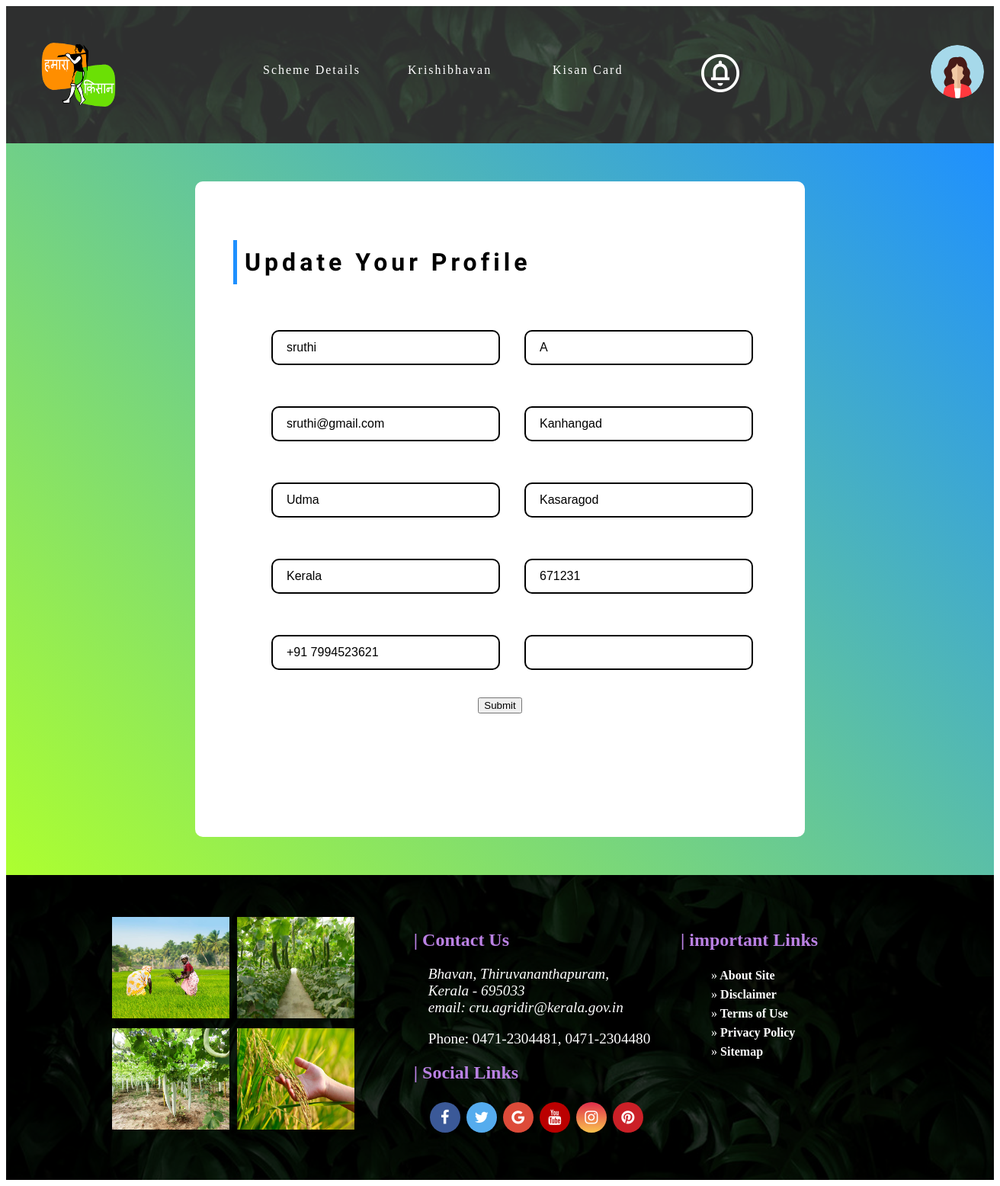
/Profile-Update/ (signed in), run on the app's committed database.
### ACCOUNTS/models.py (models this page shows)
class ADDRESS(models.Model):
    uid = models.CharField(max_length=10)
    image = models.ImageField(null=True, blank=True, upload_to="images/")
    city = models.CharField(max_length=30)
    land_mark = models.CharField(max_length=40)
    district = models.CharField(max_length=30)
    state = models.CharField(max_length=30)
    pin_code = models.DecimalField(decimal_places=0, max_digits=6)
    phone = models.CharField(max_length=14)

### ACCOUNTS/views.py (the view)
# urls.py: path('Profile-Update/', views.profileUpdate, name='update-profile'),
def profileUpdate(request):
    id = request.user.id
    address = ADDRESS.objects.filter(uid=id)
    return render(request, 'profile-update.html', locals())

### Templates/profile-update.html (shortened to what this page needs)
{% extends 'userIndex.html' %}
{% load static %}
{% block content %}
<section class="container-form">
<div class="center">
  <h1>Update Your Profile</h1>
  <form action="{% url 'updateMyProfile' %}" method="POST" >
      {% for i in address %}
     <div class="form-row">
      <div class="form-col">
        <div class="inputbox">
          <input type="text"  name="fname" required="required">
          <span>{{ user.first_name }}</span>
        </div>
        <div class="inputbox">
          <input type="email" name="email" required="required">
          <span>{{ user.email }}</span>
        </div>
        <div class="inputbox">
          <input type="text" name="city" required="required">
          <span>{{ i.city }}</span>
        </div>
        <div class="inputbox">
          <input type="text" name="state" required="required">
          <span>{{ i.state }}</span>
        </div>
        <div class="inputbox">
          <input type="text" name="phone" pattern="[+91]{3} [0-9]{10}" required="required">
          <span>{{ i.phone }}</span>
        </div>
      </div>
      <div class="form-col">
        <div class="inputbox">
          <input type="text" name="lname" required="required">
          <span>{{ user.last_name }}</span>
        </div>
        <div class="inputbox">
          <input type="text" name="lmark" required="required">
          <span>{{ i.land_mark }}</span>
        </div>
        <div class="inputbox">
          <input type="text" name="district" required="required">
          <span>{{ i.district }}</span>
        </div>
        <div class="inputbox">
          <input type="text" name="pin" pattern="[0-9]{6}" required="required">
          <span>{{ i.pin_code }}</span>
        </div>
        <div class="inputbox">
          <input type="text" >
        </div>
      </div>
     </div>
    <div class="inputbox">
      <button type="submit"> Submit</button>
    </div>
      {% endfor %}
  </form>
</div>
</section>
{% endblock %}

### Templates/userIndex.html (shortened to what this page needs)
{% load static %}
<head>
    <link type="text/css" rel="stylesheet" href="{% static 'css/nav.css' %}">
</head>
<nav class="navbar">
    <div class="nav-row">
        <div class="logoImage">
           <a href="{% url 'userHome' %}">
            <img class="logo" src="{% static 'images/kisan.png' %}" alt="">
           </a>
        </div>
        <div class="navlinks">
            <ul>
                <li><a href="{% url 'user_SchemeDetails' %}">Scheme Details</a></li>
                <li><a href="{% url 'User_KrishibhavanList' %}">Krishibhavan</a></li>
                <li><a href="{% url 'KisanCard' %}">Kisan Card</a></li>
                <li><a href="{% url 'User_Notifications' %}">
                    <span class="material-symbols-outlined">
                    </span>
                </a></li>
                <li>
                    <div class="profile" >
                        <button class="dropdown-profile">
                            {% for i in address %}
                            <img class="prof" src="{{ i.image.url }}">
                            {% endfor %}
                        </button>
                    </div>
                </li>
            </ul>
        </div>
    </div>
</nav>
{% block content %}
{% endblock %}
{% include 'footer.html' %}

### static/css/nav.css (style rules this page uses)
.navbar { padding:0; margin:0; width:100%; height:620px; }
.nav-row { width: 100%; height: 180px; background-color: rgba(240, 241, 241, 0.191); display: flex; flex-direction: row; }
.logoImage { width: 10%; height: 150px; margin: 15px 40px; }
.logo { height: 100%; width: 100%; }
.navlinks { width: 65%; height: 130px; margin: 25px 67px; }
.navlinks ul { display: flex; flex-direction: row; list-style: none; margin: 50px 20px; }
.navlinks li { padding-left: 20px; padding-right: 20px; display: block; }
.navlinks a { text-decoration: none; font-size: 16px; color: white; letter-spacing: 2px; display: block; width: 140px; }

### Templates/profile-update.html (style rules this page uses)
.container-form { margin: 0; padding: 0; box-sizing: border-box; display: flex; justify-content: center; align-items: center; height: 120vh; background: linear-gradient(45deg, greenyellow, dodgerblue); font-family: "Sansita Swashed", cursive; }
.center { position: relative; width : 700px; height: 95vh; padding: 50px 50px; background: #fff; border-radius: 10px; }
.center h1 { font-size: 2em; border-left: 5px solid dodgerblue; padding: 10px; color: #000; letter-spacing: 5px; margin-bottom: 60px; font-weight: bold; padding-left: 10px; }
.center .inputbox { position: relative; width: 300px; height: 50px; margin-bottom: 50px; }
.center .inputbox input { position: absolute; top: 0; left: 0; width: 100%; border: 2px solid #000; outline: none; background: none; padding: 10px; border-radius: 10px; font-size: 1.2em; }
.center .inputbox:last-child { margin-bottom: 0; }
.center .inputbox span { position: absolute; top: 14px; left: 20px; font-size: 1em; transition: 0.6s; font-family: sans-serif; }
.center form { align-items: center; place-items: center; text-align: center; }
.form-row { display: flex; flex-direction: row; margin-bottom:2em ; }
.form-row .form-col { margin-left: 2em; }

### data on the page
ADDRESS: image (picture), city "Udma", state "Kerala", phone "+91 7994523621", land_mark "Kanhangad", district "Kasaragod", pin_code "671231"

### other printed values
{{ user.first_name }} "sruthi"
{{ user.email }} "sruthi@gmail.com"
{{ user.last_name }} "A"
